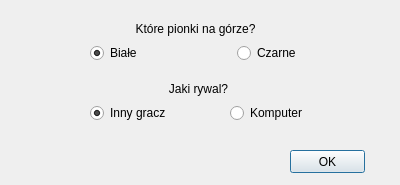
<?xml version="1.0" encoding="UTF-8"?>
<ui version="4.0">
 <class>Dialog</class>
 <widget class="QDialog" name="Dialog">
  <property name="windowModality">
   <enum>Qt::NonModal</enum>
  </property>
  <property name="geometry">
   <rect>
    <x>0</x>
    <y>0</y>
    <width>400</width>
    <height>185</height>
   </rect>
  </property>
  <property name="minimumSize">
   <size>
    <width>400</width>
    <height>185</height>
   </size>
  </property>
  <property name="maximumSize">
   <size>
    <width>400</width>
    <height>185</height>
   </size>
  </property>
  <property name="windowTitle">
   <string>Wybór opcji gry</string>
  </property>
  <widget class="QPushButton" name="pushButton">
   <property name="geometry">
    <rect>
     <x>290</x>
     <y>150</y>
     <width>75</width>
     <height>23</height>
    </rect>
   </property>
   <property name="text">
    <string>OK</string>
   </property>
  </widget>
  <widget class="QWidget" name="layoutWidget">
   <property name="geometry">
    <rect>
     <x>90</x>
     <y>80</y>
     <width>217</width>
     <height>43</height>
    </rect>
   </property>
   <layout class="QVBoxLayout" name="verticalLayout">
    <item>
     <widget class="QLabel" name="label_2">
      <property name="text">
       <string>Jaki rywal?</string>
      </property>
      <property name="alignment">
       <set>Qt::AlignCenter</set>
      </property>
     </widget>
    </item>
    <item>
     <layout class="QHBoxLayout" name="horizontalLayout_2">
      <item>
       <widget class="QRadioButton" name="opponentPlayer">
        <property name="text">
         <string>Inny gracz</string>
        </property>
        <property name="checked">
         <bool>true</bool>
        </property>
       </widget>
      </item>
      <item>
       <spacer name="horizontalSpacer_2">
        <property name="orientation">
         <enum>Qt::Horizontal</enum>
        </property>
        <property name="sizeHint" stdset="0">
         <size>
          <width>48</width>
          <height>20</height>
         </size>
        </property>
       </spacer>
      </item>
      <item>
       <widget class="QRadioButton" name="opponentComputer">
        <property name="text">
         <string>Komputer</string>
        </property>
       </widget>
      </item>
     </layout>
    </item>
   </layout>
  </widget>
  <widget class="QWidget" name="layoutWidget">
   <property name="geometry">
    <rect>
     <x>90</x>
     <y>20</y>
     <width>211</width>
     <height>43</height>
    </rect>
   </property>
   <layout class="QVBoxLayout" name="verticalLayout_2">
    <item>
     <widget class="QLabel" name="label">
      <property name="text">
       <string>Które pionki na górze?</string>
      </property>
      <property name="alignment">
       <set>Qt::AlignCenter</set>
      </property>
     </widget>
    </item>
    <item>
     <layout class="QHBoxLayout" name="horizontalLayout">
      <item>
       <widget class="QRadioButton" name="whiteOnTop">
        <property name="text">
         <string>Białe</string>
        </property>
        <property name="checked">
         <bool>true</bool>
        </property>
       </widget>
      </item>
      <item>
       <spacer name="horizontalSpacer">
        <property name="orientation">
         <enum>Qt::Horizontal</enum>
        </property>
        <property name="sizeHint" stdset="0">
         <size>
          <width>40</width>
          <height>20</height>
         </size>
        </property>
       </spacer>
      </item>
      <item>
       <widget class="QRadioButton" name="blackOnTop">
        <property name="text">
         <string>Czarne</string>
        </property>
       </widget>
      </item>
     </layout>
    </item>
   </layout>
  </widget>
 </widget>
 <resources/>
 <connections/>
</ui>
